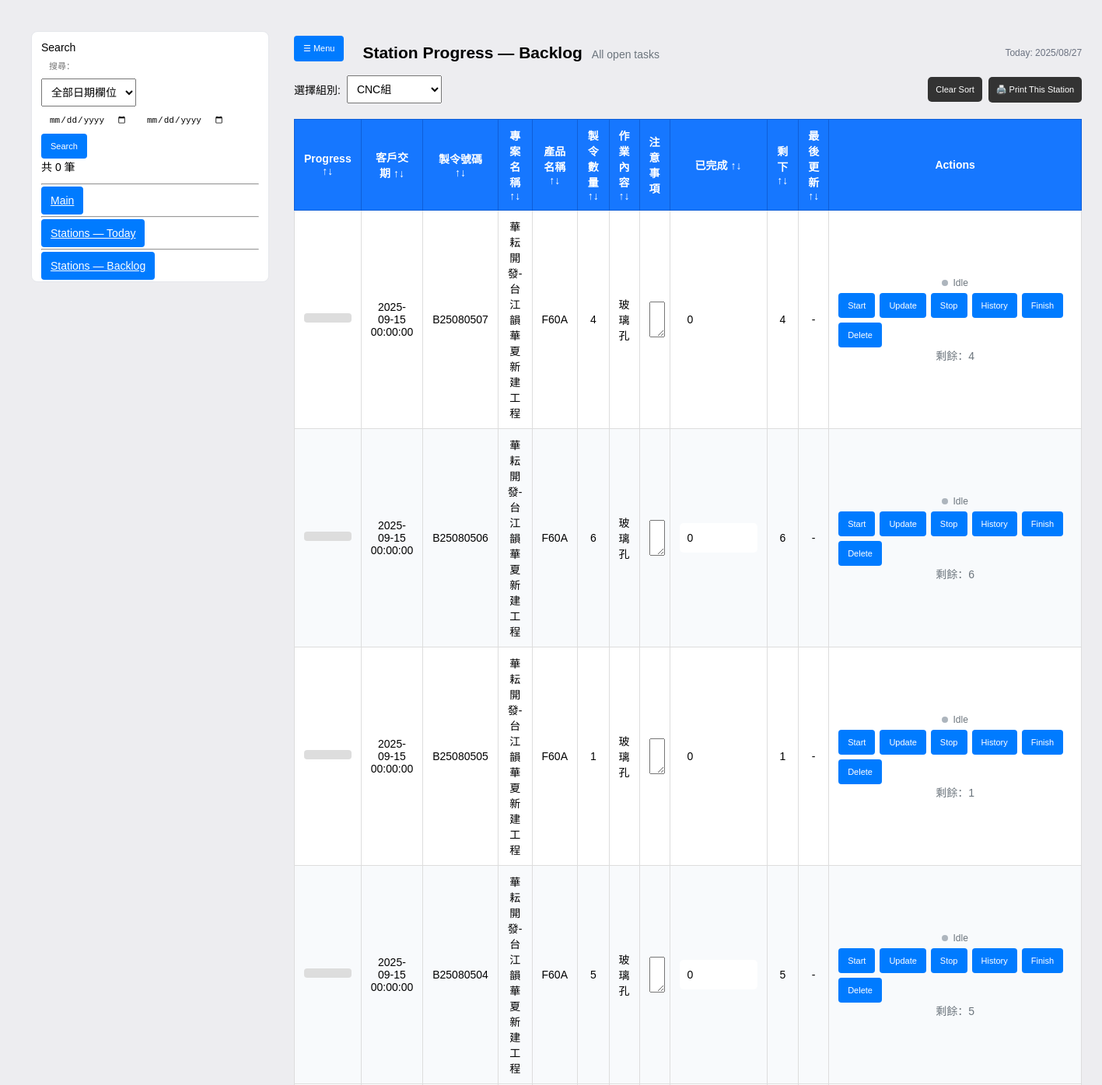
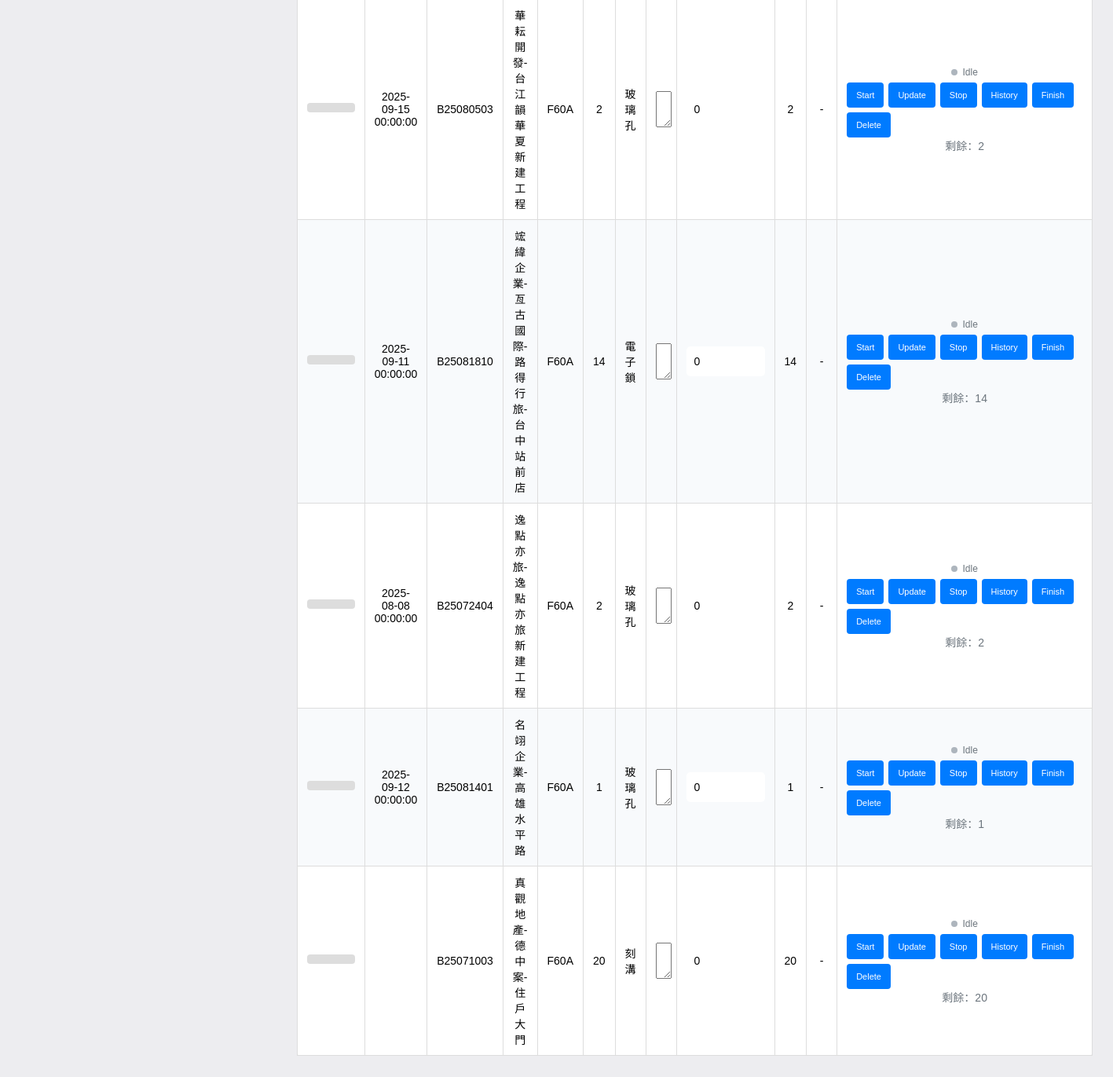
The app's page /stations with its own data (2 pictures, top to bottom).
### models.py (models this page shows)
class Order(Base):
    __tablename__ = "orders"
    id = Column(Integer, primary_key=True, autoincrement=True)
    manufacture_code = Column(String)
    customer        = Column(String)
    product         = Column(String)
    demand_date     = Column(String)   # stored as text like "YYYY/MM/DD"
    delivery        = Column(String)   # stored as text
    quantity        = Column(Integer, default=0)
    datecreate      = Column(String)   # stored as text
    fengbian        = Column(String)
    wallpaper       = Column(String)
    jobdesc         = Column(Text)
    archived    = Column(Boolean, default=False)   # soft archive flag
    archived_at = Column(DateTime)                 # when it was archived
    created_at = Column(DateTime, default=datetime.utcnow)
    updated_at = Column(DateTime)
    tasks = relationship("Task", back_populates="order", cascade="all, delete-orphan")

class Task(Base):
    __tablename__ = "sub_tasks"
    __table_args__ = {'sqlite_autoincrement': True}
    id = Column(Integer, primary_key=True, autoincrement=True)
    order_id = Column(Integer, ForeignKey("orders.id"), nullable=False)
    group = Column("group", String, nullable=True)
    task  = Column(String, nullable=True)
    quantity = Column(Integer, nullable=True)
    completed = Column(Integer, nullable=True, default=0)
    start_time = Column(DateTime)      # may be NULL in DB
    stop_time  = Column(DateTime)
    duration_minutes = Column(Integer)
    order    = relationship("Order", back_populates="tasks")
    history  = relationship("TaskHistory", back_populates="task", cascade="all, delete-orphan")

### app.py (the view)
@app.route("/stations")
def stations():
    group = (request.args.get("group") or "").strip()
    day   = (request.args.get("date")  or date.today().isoformat()).strip()
    with SessionLocal() as s:
        station_list = [row[0] for row in s.query(Task.group)
                                      .filter(Task.group != None)
                                      .distinct().order_by(Task.group).all()]
        if not group and station_list:
            group = station_list[0]
        plan_rows = (s.query(StationSchedule)
                      .filter(StationSchedule.station==group,
                              StationSchedule.plan_date==day)
                      .order_by(asc(StationSchedule.sequence), asc(StationSchedule.id))
                      .all())
        items = []
        if plan_rows:
            task_map = {t.id:(t,o) for t,o in s.query(Task, Order)
                                               .join(Order, Task.order_id==Order.id)
                                               .filter(Task.id.in_([p.task_id for p in plan_rows]),
                                                       or_(Order.archived==False, Order.archived.is_(None)))
                                               .all()}
            for p in plan_rows:
                t,o = task_map.get(p.task_id, (None,None))
                if not t or not o: continue
                items.append({"task": t, "order": o, "plan": p})
        else:
            q = (s.query(Task, Order)
                   .join(Order, Task.order_id==Order.id)
                   .filter(Task.group==group,
                           or_(Order.archived==False, Order.archived.is_(None)))
                   .order_by(desc(Order.id)))
            items = [{"task":t, "order":o, "plan":None} for t,o in q]
        today_str = date.today().isoformat().replace("-","/")
        return render_template("stations.html",
                               station_list=station_list,
                               selected_group=group,
                               tasks=items,
                               today_date=today_str)

### templates/stations.html (shortened to what this page needs)
<!DOCTYPE html>
<html lang="zh">
<head>
</head>
<body>
  <div class="layout">
    <aside class="sidebar" id="sidebar">
      <div class="brand">Search</div>
      <form method="get" action="{{ '/archived' if archived_page else '/' }}" class="sbm">
        <input type="text" name="q" id= "search-q" value="{{ qtext or '' }}"
              placeholder="搜尋：">
        <select name="dfield">
          <option value="any"        {{ 'selected' if (dfield or 'any')=='any' }}>全部日期欄位</option>
        </select>
        <div class="row">
          <input type="date" name="dfrom" value="{{ dfrom or '' }}">
          <input type="date" name="dto"   value="{{ dto or '' }}">
        </div>
        <div class="row">
          <button class="btn" type="submit">Search</button>
        </div>
        <div class="caption">共 {{ orders|length }} 筆{% if qtext or dfrom or dto %}（篩選中）{% endif %}</div>
        <hr style="margin:12px 0">
        <div class="nav" style="margin-top:6px">
          <a href="/" class="btn full">Main</a>
          <hr style="margin:12px 0">
          <a href="/stations/today" class="btn full">Stations — Today</a>
          <hr style="margin:12px 0">
          <a href="/stations/backlog" class="btn full gray" style="margin-top:6px">Stations — Backlog
          </a>
        </div>
      </form>
    </aside>
    <main class="content">
      <div class="page-header">
        <div class="left">
          <button class="btn hamburger" onclick="toggleSidebar()">☰ Menu</button>
          <h2 style="margin:0">
            Station Progress — {{ 'Today' if page_mode == 'today' else 'Backlog' }}
          </h2>
          <p class="muted" style="margin:4px 0 0">
            {% if page_mode == 'today' %}Date: {{ day }}{% else %}All open tasks{% endif %}
          </p>
        </div>
        <div class="right">
          <span class="today">Today: {{ today_date }}</span>
        </div>
      </div>
      <div class="toolbar">
        <div class="group">
          {% set form_action = '/stations/today' if page_mode == 'today' else '/stations/backlog' %}
          <form method="get" action="{{ form_action }}" style="display:flex; align-items:center; gap:8px; margin:0">
            <label>選擇組別:</label>
            {% set form_action = '/stations/today' if page_mode == 'today' else '/stations/backlog' %}
            <select name="group" onchange="this.form.submit()">
              {% for name in station_list %}
                <option value="{{ name }}" {% if name == selected_group %}selected{% endif %}>{{ name }}</option>
              {% endfor %}
            </select>
          </form>
        </div>
        <div class="group">
          <button type="button" onclick="resetStationSort()">Clear Sort</button>
          <button type="button" onclick="printPage()">🖨️ Print This Station</button>
        </div>
      </div>
      <table>
        <thead>
          <tr>
            <th onclick="sortStationTable(0)">Progress ↑↓</th>
            <th onclick="sortStationTable(1)">客戶交期 ↑↓<span class="print-label"><br>Tanggal Barang Dapat Dikirim</span></th>
            <th onclick="sortStationTable(2)">製令號碼 ↑↓<span class="print-label"><br>Nomor Pesanan</span></th>
            <th onclick="sortStationTable(3)">專案名稱 ↑↓<span class="print-label"><br>Nama Proyek</span></th>
            <th onclick="sortStationTable(4)">產品名稱 ↑↓<span class="print-label"><br>Nama Produk</span></th>
            <th onclick="sortStationTable(5)">製令數量 ↑↓<span class="print-label"><br>Jumlah Pesanan</span></th>
            <th onclick="sortStationTable(6)">作業內容 ↑↓<span class="print-label"><br>Isi Pekerjaan</span></th>
            <th>注意事項<br><span class="print-label">Hal yang Perlu Diperhatikan</span></th>
            <th onclick="sortStationTable(8)">已完成 ↑↓</th>
            <th onclick="sortStationTable(9)">剩下 ↑↓<span class="print-label"><br>Jumlah Proyek</span></th>
            <th onclick="sortStationTable(10)">最後更新 ↑↓</th>
            <th class="actions-col">Actions</th>
          </tr>
        </thead>
        <tbody>
          {% for item in tasks %}
          {% set running = (item.task.start_time and not item.task.stop_time) %}
          <tr id="task-{{ item.task.id }}" class="{{ 'is-running' if running else '' }}"
              data-order-id="{{ item.order.id }}" data-qty="{{ item.task.quantity or 0 }}">
            <td>
              <div class="progress-bar">
              </div>
            </td>
            <td>{{ item.order.demand_date }}</td>
            <td>{{ item.order.manufacture_code }}</td>
            <td>{{ item.order.customer }}</td>
            <td>{{ item.order.product }}</td>
            <td data-role="qty">{{ item.task.quantity or 0 }}</td>
            <td>{{ item.task.task }}</td>
            <td>
              <textarea id="task-note-{{ item.task.id }}-{{ item.order.id }}" rows="2" style="width: 100%;" class="screen-only">{{ item.task.note or '' }}</textarea>
            </td>
            <td>
              <input id="done-{{ item.task.id }}" type="number" min="0" value="{{ item.task.completed or 0 }}" style="width:80px">
            </td>
            <td class="remaining" id="task-remaining-{{ item.task.id }}-{{ item.order.id }}">
              {% set rem = (item.task.quantity or 0) - (item.task.completed or 0) %}
              {{ rem if rem > 0 else 0 }}
            </td>
            <td id="last-update-{{ item.task.id }}-{{ item.order.id }}">
              {% if item.task.history %}
                {% set last = item.task.history|last if item.task.history else None %}
                {% if last and last.timestamp %}
                  {% if last.timestamp is string %}
                    {{ last.timestamp.split(' ')[0] }}
                  {% else %}
                    {{ last.timestamp.strftime('%Y/%m/%d') }}
                  {% endif %}
                  {% if last.delta is not none %} (+{{ last.delta }}){% endif %}
                {% else %}
                  -
                {% endif %}
              {% else %}-{% endif %}
            </td>
            <td class="actions-col">
              <div class="task-status {{ 'running' if running else '' }}">
                <span class="dot"></span><span>{{ 'Running' if running else 'Idle' }}</span>
              </div>
              <div class="actions-group">
                <button class="btn" onclick="startTask({{ item.task.id }})" {{ 'disabled' if running else '' }}>Start</button>
                <button class="btn" onclick="updateTask({{ item.task.id }}, {{ item.order.id }})">Update</button>
                <button class="btn" onclick="stopTask({{ item.task.id }})"  {{ '' if running else 'disabled' }}>Stop</button>
                <button class="btn gray" onclick="showHistory({{ item.task.id }})">History</button>
                <button class="btn red" onclick="finishTask({{ item.task.id }})">Finish</button>
                <button class="btn red" onclick="deleteTask({{ item.task.id }}, {{ item.order.id }})">Delete</button>
              </div>
              {% set rem = (item.task.quantity or 0) - (item.task.completed or 0) %}
              <div class="muted" data-remaining>
                剩餘：{{ rem if rem > 0 else 0 }}
              </div>
            </td>
          </tr>
          {% endfor %}
        </tbody>
      </table>
    </main>
  </div>
</body>
</html>

### records on screen
Order: order.demand_date "2025-09-15 00:00:00", order.manufacture_code "B25080507", order.customer "華耘開發-台江韻華夏新建工程", order.product "F60A"
Task: task "4", task.task "玻璃孔", task "0"
Order: order.demand_date "2025-09-15 00:00:00", order.manufacture_code "B25080506", order.customer "華耘開發-台江韻華夏新建工程", order.product "F60A"
Task: task "6", task.task "玻璃孔", task "0"
Order: order.demand_date "2025-09-15 00:00:00", order.manufacture_code "B25080505", order.customer "華耘開發-台江韻華夏新建工程", order.product "F60A"
Task: task "1", task.task "玻璃孔", task "0"
Order: order.demand_date "2025-09-15 00:00:00", order.manufacture_code "B25080504", order.customer "華耘開發-台江韻華夏新建工程", order.product "F60A"
Task: task "5", task.task "玻璃孔", task "0"
Order: order.demand_date "2025-09-15 00:00:00", order.manufacture_code "B25080503", order.customer "華耘開發-台江韻華夏新建工程", order.product "F60A"
Task: task "2", task.task "玻璃孔", task "0"
Order: order.demand_date "2025-09-11 00:00:00", order.manufacture_code "B25081810", order.customer "竤緯企業-亙古國際-路得行旅-台中站前店", order.product "F60A"
Task: task "14", task.task "電子鎖", task "0"
Order: order.demand_date "2025-08-08 00:00:00", order.manufacture_code "B25072404", order.customer "逸點亦旅-逸點亦旅新建工程", order.product "F60A"
Task: task "2", task.task "玻璃孔", task "0"
Order: order.demand_date "2025-09-12 00:00:00", order.manufacture_code "B25081401", order.customer "名翊企業-高雄水平路", order.product "F60A"
Task: task "1", task.task "玻璃孔", task "0"
Order: order.manufacture_code "B25071003", order.customer "真觀地產-德中案-住戶大門", order.product "F60A"
Task: task "20", task.task "刻溝", task "0"

### other values on screen
{{ orders|length }} "0"
{{ 'Today' if page_mode == 'today' else 'Backlog' }} "Backlog"
{{ today_date }} "2025/08/27"
{{ rem if rem > 0 else 0 }} "4" "6" "1" "5" "2" "14" "2" "1" "20"
{{ 'Running' if running else 'Idle' }} "Idle" "Idle" "Idle" "Idle" "Idle" "Idle" "Idle" "Idle" "Idle"
form field group "CNC組"
